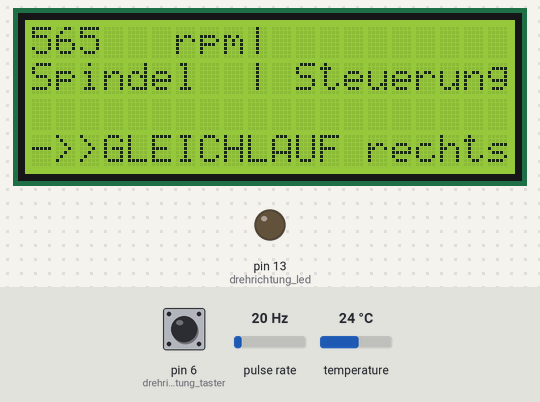
Simulated run of this sketch. Board: Arduino Uno, built with avr-gcc and run on an emulated ATmega328P. On the bench: 20×4 character LCD, output pins drawn as LEDs (lit = HIGH). Wiring (inferred from the names in the program): pulse sensor: data pin 5. Dashed ring = blinking. The inputs (shaded band) are chosen by the test bench; at power-on: pin 6 (drehrichtung_taster) LOW, pulse rate 20 Hz, temperature 24 °C. What the sketch prints to the serial monitor is not drawn.

Above: at 3.7 s.
3.8 s: pin 6 (drehrichtung_taster) pulled HIGH for 3.2 s
At 5.8 s:
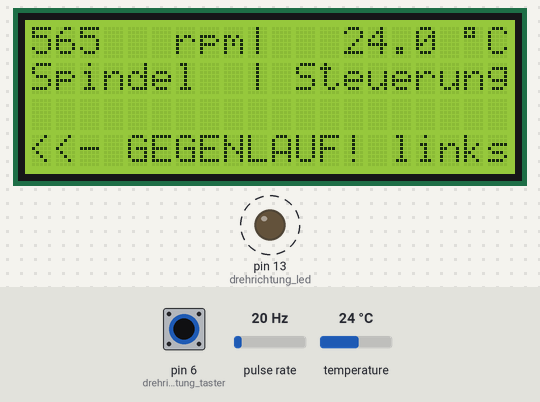
10.2 s: pulse rate (sensor on pin 5) set to 4 Hz
At 11.6 s:
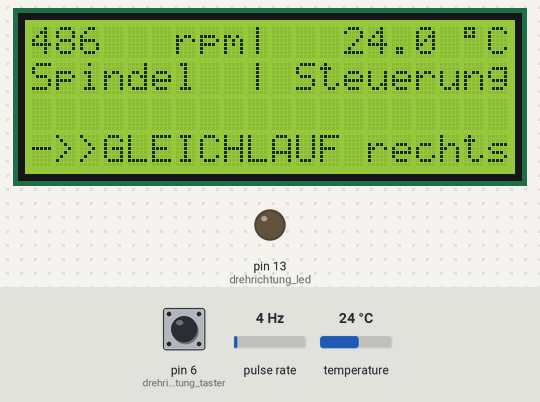
14.7 s: temperature set to 12 °C
At 17.5 s:
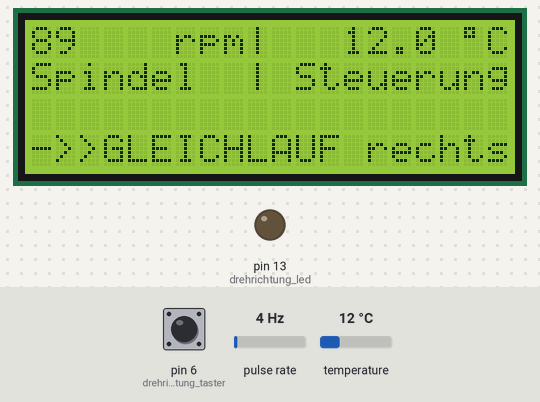
17.8 s: pulse rate (sensor on pin 5) set to 50 Hz
At 21.0 s:
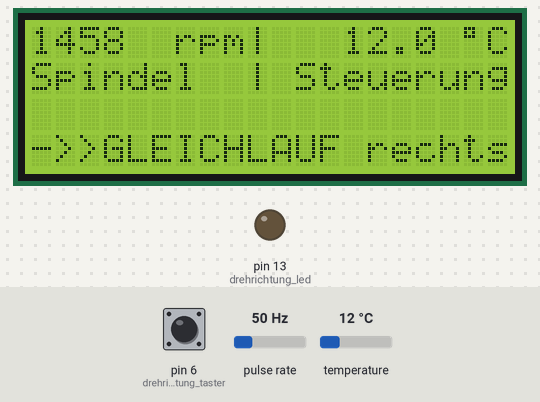
22.9 s: temperature set to 19 °C
At 25.9 s:
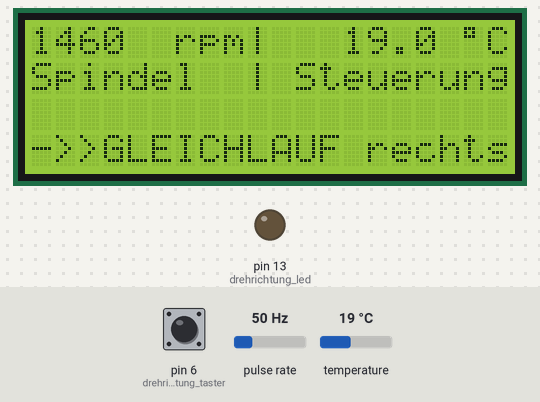
26.6 s: pin 6 (drehrichtung_taster) pulled HIGH for 1 s
At 27.6 s:
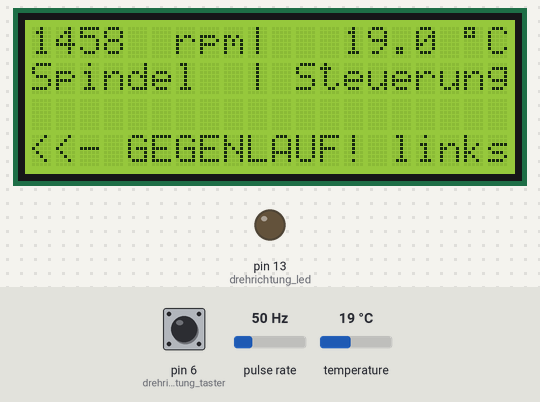
Timing chart, 0 to 29.6 s (numbered marks = the images above; inputs shaded):
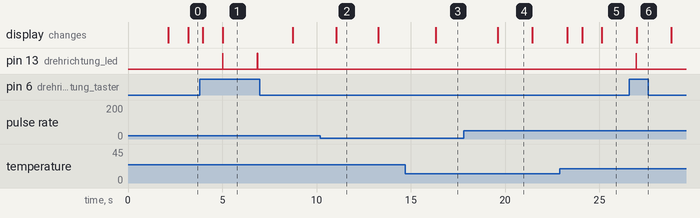

Measured:
- after the input at 3.8 s, pin 13 (drehrichtung_led): alternates HIGH for 0.02 s and LOW for 1.8 s, 4 changes in all, then stays LOW, starting after 1.2 s; the display: first differs from a run without the input after 1.2 s (image 1)
- after the input at 10.2 s, the display: changes after 0.84 s (image 2)
- after the input at 14.7 s, the display: changes after 1.6 s (image 3)
- after the input at 17.8 s, the display: changes after 1.8 s (image 4)
- after the input at 22.9 s, the display: first differs from a run without the input after 1.2 s (image 5 shows a later state)
- after the input at 26.6 s, pin 13 (drehrichtung_led): LOW → HIGH after 0.35 s, → LOW 0.02 s later; the display: changes after 0.38 s (image 6)
- what the display in image 2 shows lasts 2.3 s, from 11.0 s to 13.3 s

The sketch:

CNCControl_2.9.ino
```cpp
#include <LiquidCrystal_I2C.h>// Vorher hinzugefÃ¼gte LiquidCrystal_I2C Bibliothek hochladen
#include <OneWire.h>
#include <DallasTemperature.h>
#define ONE_WIRE_BUS 7 /* Digitalport Pin 7 definieren Temperatursensor*/

const char* sketchname            =  "SensorControl";
const char* revision              =  "2.9";
const char* creator               =  "Pascal Schmidgen";
const char* date                  =  "04/18";

byte drehrichtung_taster_status = 0;      // In dieser Variablen speichern wir den Status des Eingangs.
byte drehrichtung_taster     = 6;     // An den Pin D6 ist der Taster angeschlossen.
byte drehrichtung_led       = 13;      // Signal für Drehzahlerkennnung. KEINE LED am Pin D9 angeschlossen.
byte tacho_signal_pin       = 5;
byte led_status       = LOW;             // led_status used to set the LED

float T;          //Periodendauer in us
float f;                 //Frequenz in MHz
unsigned int rpm;      // Drehzahl pro Minute


LiquidCrystal_I2C lcd(0x27, 20, 4);   //Hier wird festgelegt um was fÃ¼r einen Display es sich handelt. In diesem Fall einer mit 16 Zeichen in 2 Zeilen.
OneWire oneWire(ONE_WIRE_BUS);
DallasTemperature sensors(&oneWire);

void setup()
{
  pinMode(drehrichtung_taster, INPUT); // Der Pin des Tasters wird als Eingang initialisiert.
  pinMode(drehrichtung_led, OUTPUT);  // Der Pin der LED wird als Ausgang initialisiert.
  pinMode(tacho_signal_pin, INPUT);

  lcd.begin();
  sensors.begin();
  Serial.begin(38400);               // Serielle Ausgabe

  lcd.setCursor(5, 0);
  lcd.print(sketchname);
  lcd.setCursor(0, 1);
  lcd.print(revision);
  lcd.setCursor(0, 2);
  lcd.print(creator);
  lcd.setCursor(0, 3);
  lcd.print(date);
  delay(2000);
  lcd.clear();

  //*************************************************** Ausgabe der 2. Zeile im Display**********
  lcd.setCursor(9, 0);
  lcd.print("|");
  lcd.setCursor(0, 1);
  lcd.print("Spindel  | Steuerung");
}


//******************************** Ermiteln und Ausgabe der Drehzahl **********************
void drehzahl () {
  long int time = micros();
  double k;
  long int fsum;
  do {
    T = pulseIn(tacho_signal_pin, HIGH) + pulseIn(tacho_signal_pin, LOW);
    if (T == 0) {
      Serial.println("Timeout.");
      lcd.setCursor(0, 0);
      lcd.print("    0");
    }
    else {
      f = 1 / (double)T;    // f=1/T
      k++;
    }
    fsum += f * 1e6;
  } while ( micros() < (time + 1e6)); // 1 Sekunde mitteln
  f = fsum / k * 0.9925;     // Korrekturwert einrechnen
  rpm = f * 30;


  lcd.setCursor(0, 0);
  lcd.print("     ");
  lcd.setCursor(0, 0);
  lcd.print(rpm);
  lcd.setCursor(5, 0);
  lcd.print(" rpm");
  fsum = 0.0;
  time = 0.0;
}
//***************************************************** Erkennung der Drehrichtung*************
void drehrichtung() {
  drehrichtung_taster_status = digitalRead(drehrichtung_taster);

  if (drehrichtung_taster_status == HIGH) {     // Ist der Taster gedrückt,
    digitalWrite(drehrichtung_led, HIGH);    // dann schalte die LED an.

    lcd.setCursor(0, 3);
    lcd.print("<<- GEGENLAUF! links");

  }
  else {                             // Ansonsten
    digitalWrite(drehrichtung_led, LOW);     // schalte die LED wieder aus.
    lcd.setCursor(0, 3);
    lcd.print("->>GLEICHLAUF rechts");
  }
  digitalWrite(drehrichtung_led, led_status);
}

// ************************************************* Ermitteln und Ausgabe der Temperatur***********
void temperatur() {
  sensors.requestTemperatures();

  lcd.setCursor(13, 0);
  lcd.print(sensors.getTempCByIndex(0));
  lcd.setCursor(17, 0);
  lcd.print(" \337C");

}

// ********************************************* Serielle Ausgabe
void seriellausgabe() {
  Serial.println("    ");
  Serial.println("    ");
  Serial.println("    ");
  Serial.print(sensors.getTempCByIndex(0));
  Serial.println(" ° C Controler    ");
  Serial.print(f);
  Serial.println(" Hertz BLCD Controler   ");
  Serial.print(rpm);
  Serial.println(" U/ Min Spindelmotor    ");
}

void loop() {
  drehzahl();
  drehrichtung();
  temperatur();
  seriellausgabe();
}
```
